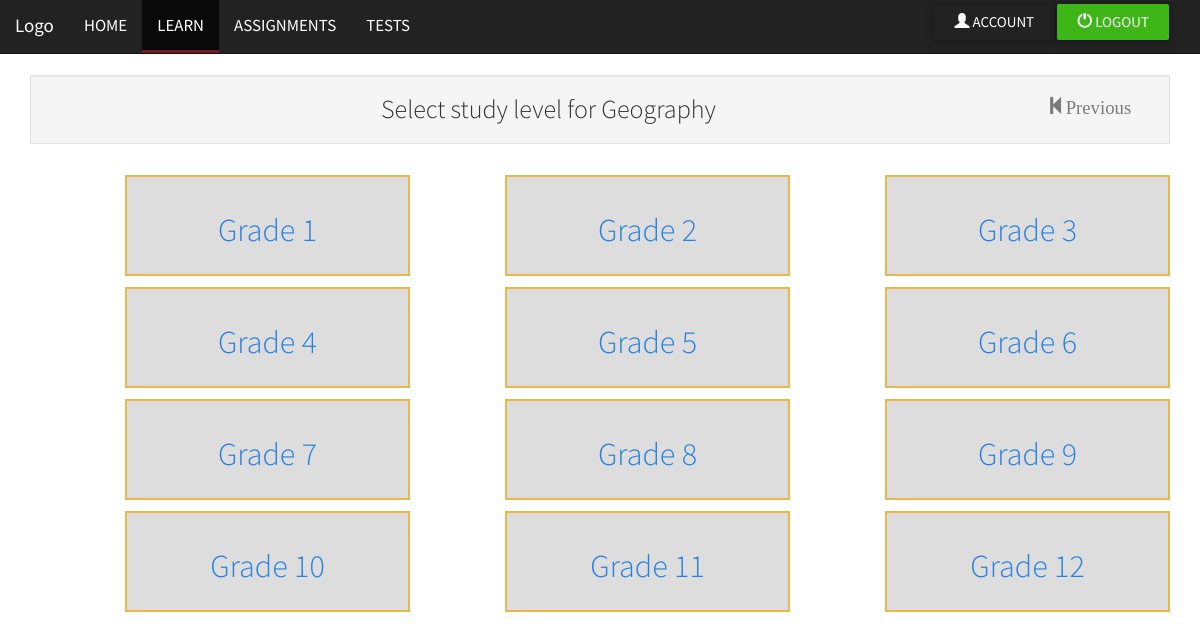
/brookhurst/learn.php?subId=9 (signed in), run on an earlier commit of the app's database.
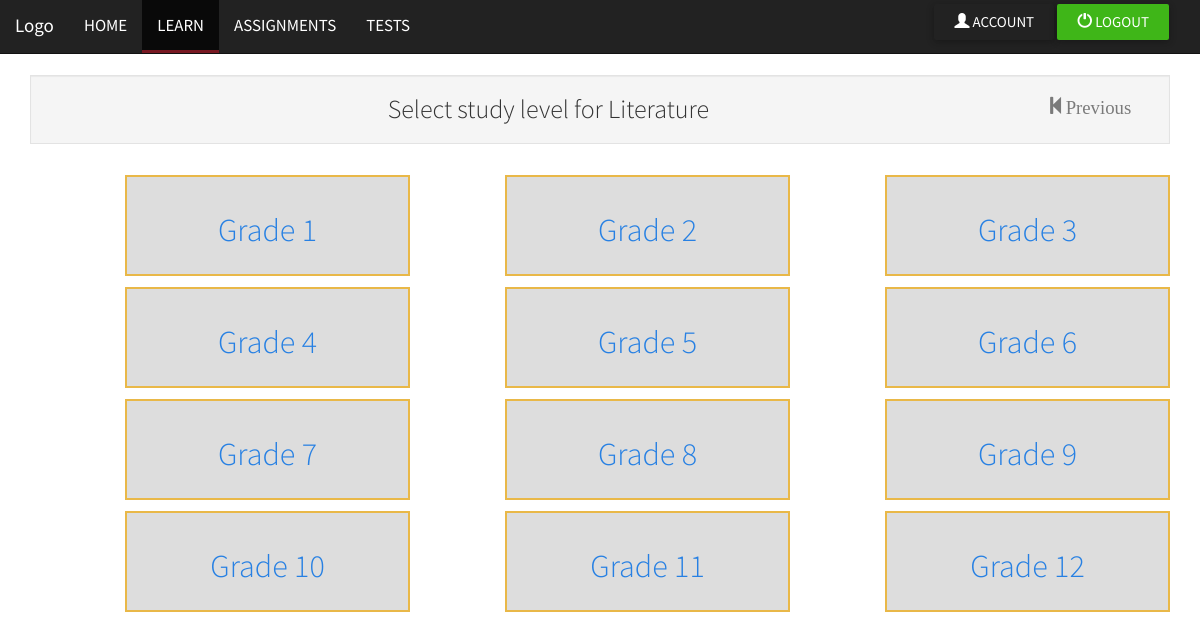
And on a later commit of the database.
### tables this page shows
CREATE TABLE `subjects` (
  `subject_id` int(255) UNSIGNED NOT NULL,
  `subject_category` enum('sciences','humanities','languages','extras') NOT NULL DEFAULT 'sciences',
  `subject_name` varchar(256) NOT NULL,
  `subject_level` enum('primary','high_school','college','') NOT NULL DEFAULT 'primary',
  `subject_description` text NOT NULL
);

### brookhurst/esomoErrorHandler.php (called while the page is built, shortened)
<?php
if(!class_exists('CustomErrorHandler')){
class CustomErrorHandler
{
	function urlSubIdIsValid()
	{
		$subjectIdCount = 18;
		$subId = $_GET['subId'];
		$subId = stripslashes(htmlspecialchars($subId));
		if ($subId!==null && is_numeric($subId))
		{
			if ($subId>0 && $subId<=$subjectIdCount)
			{
				return TRUE;
			}
			else
			{
				return FALSE;
			}
		}
		else
		{
			return FALSE;
		}
	}
}
}

### brookhurst/formSelection.php (the view, shortened to what this page needs)
<?php
class FormSelection
{
	function __construct()
	{
		include_once('esomoErrorHandler.php');
	}
	function generateFormPage($subjectId)
	{
		$subjectId = htmlspecialchars($subjectId);
		$f_Id = (@$_GET['fId']);
		$errHandler = new CustomErrorHandler();
		if($f_Id!== null)
		{
			$currSubName = $this->getSubjectName($subjectId);
			if (($errHandler->urlFormIdIsValid()===TRUE) && ($errHandler->urlSubIdIsValid()===TRUE) )
			{
				include('topics.php');
				$tHolder = new TopicHolder();
				$tHolder->generateTopicsPage($currSubName);
			}else{
			  $errHandler->displayPageNotFoundError();
			}
		}
		else
		{
			if($errHandler->urlSubIdIsValid()===TRUE)
			{
				 $this->genPageContent($subjectId);
			}else{
			  $errHandler->displayPageNotFoundError();
			}
		}
	}
	function genPageContent($currSubId)
	{
			$currSubName = $this->getSubjectName($currSubId);
			$backButton = "<a class='learnPrevBtn hidden-xs' href='learn.php'><span class='glyphicon glyphicon-step-backward' style='font-size:1.25em'>Previous</span></a>";
			$pageContent = "
			<div class='container'>
				<div class='well'>
				$backButton
				<h3  class='center_text'>Select study level for $currSubName</h3>
				</div>";
			echo $pageContent;
			echo $this->getFormLevels();
			echo "</div>";
	}
	function getSubjectName($currSubId){
		require_once('esomoDbConnect.php');
		$subjectNameQuery = "SELECT subject_name FROM subjects WHERE subject_id=$currSubId";
		$currentSubjectName = "";
		if($fetchNameQuery = $dbCon->prepare($subjectNameQuery))
		{
			$fetchNameQuery->execute();
			$subjectNameArray = $fetchNameQuery->get_result();
			foreach ($subjectNameArray as $subjectName) {
				$tmp_curSubName = $subjectName['subject_name'];
				$currentSubjectName = $tmp_curSubName;
			}
			return $currentSubjectName;
		}else
		{
			return 0;
		}
	}
	function getFormLevels(){
		require('esomoDbConnect.php');
		$formQuery = "SELECT class_name,class_id FROM class_selection";
		$contentClasses = 'col-xs-12 col-sm-3 col-sm-offset-1 form_selection center_text form_selection';
		$subjectId =  stripslashes(htmlspecialchars(@($_GET['subId'])));
		if($fetchFormQuery = $dbCon->prepare($formQuery))
		{
			$fetchFormQuery->execute();
			$formResult = $fetchFormQuery->get_result();
			echo "<div>";
			foreach ($formResult as $result) {
				$tmp_curFormName = $result['class_name'];
				$tmp_fId = $result['class_id'];
				$formSnippet = "<a href='learn.php?subId=$subjectId&fId=$tmp_fId'><div class= '$contentClasses'> <h2>$tmp_curFormName</h2> </div></a>";
				echo $formSnippet;
			}
			echo "</div>";
		}else
		{
			echo "<p style='background-color:black;text-align:center;color:red;font-size:1.2em;'> unable to prepare query with error : ".$dbCon->error."</p>";
		}
	}
}

What changed in the data, as far as the page shows it:
changed subjects: subject_name "Geography" → "Literature"
